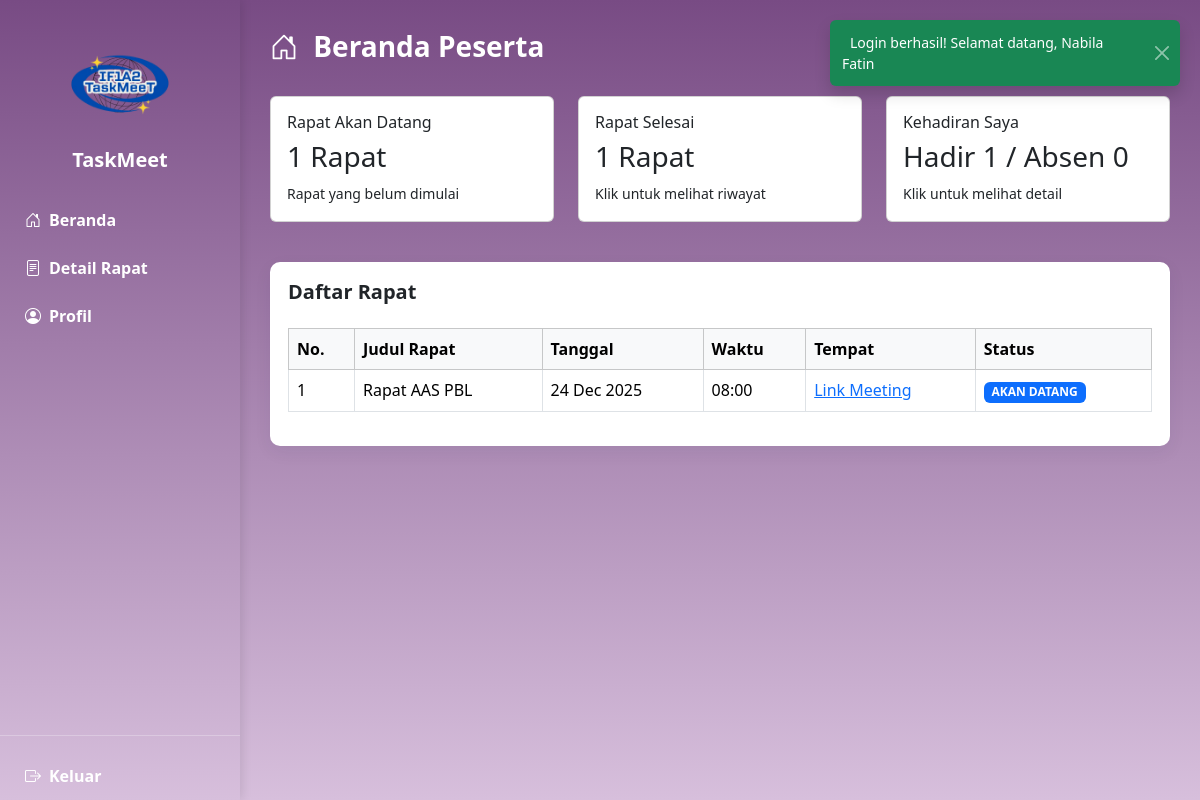
/user_side/dashboard_p/dashboard_pengguna.php (signed in), run on the app's committed database.
### tables this page shows
CREATE TABLE `agendas` (
  `id` int(11) NOT NULL,
  `judul_rapat` varchar(255) NOT NULL,
  `jurusan` varchar(100) NOT NULL,
  `tanggal` date NOT NULL,
  `waktu` time NOT NULL,
  `lokasi` varchar(255) NOT NULL,
  `tipe_tempat` enum('offline','online') DEFAULT 'offline',
  `tempat_detail` text NOT NULL,
  `host` varchar(100) NOT NULL,
  `status` enum('akan datang','berlangsung','selesai') DEFAULT 'akan datang',
  `created_at` timestamp NOT NULL DEFAULT current_timestamp()
);

### user_side/dashboard_p/dashboard_pengguna.php (the view, shortened to what this page needs)
<?php
require_once '../profile/koneksi.php';
 $user_id = $_SESSION['user_id'];
 $sql = "SELECT a.id, a.judul_rapat, a.tanggal, a.waktu, a.lokasi, a.status
        FROM agendas a
        JOIN agenda_participants ap ON a.id = ap.agenda_id
        WHERE ap.user_id = ?
        AND a.status IN ('akan datang', 'berlangsung')
        ORDER BY a.tanggal ASC, a.waktu ASC";
 $stmt = $koneksi->prepare($sql);
 $stmt->bind_param("i", $user_id);
 $stmt->execute();
 $rapat_aktif = $stmt->get_result();
 $sql1 = "SELECT COUNT(*)
        FROM agendas a
        JOIN agenda_participants ap ON a.id = ap.agenda_id
        WHERE ap.user_id = ?
        AND a.status = 'akan datang'";
 $stmt1 = $koneksi->prepare($sql1);
 $stmt1->bind_param("i", $user_id);
 $stmt1->execute();
 $total_upcoming = $stmt1->get_result()->fetch_row()[0];
 $sql2 = "SELECT COUNT(*)
        FROM agendas a
        JOIN agenda_participants ap ON a.id = ap.agenda_id
        WHERE ap.user_id = ?
        AND a.status = 'selesai'";
 $stmt2 = $koneksi->prepare($sql2);
 $stmt2->bind_param("i", $user_id);
 $stmt2->execute();
 $total_finished = $stmt2->get_result()->fetch_row()[0];
 $sql3 = "SELECT
            SUM(CASE WHEN ap.status_kehadiran='hadir' THEN 1 ELSE 0 END) AS hadir,
            SUM(CASE WHEN ap.status_kehadiran='tidak_hadir' THEN 1 ELSE 0 END) AS absen
        FROM agenda_participants ap
        WHERE ap.user_id = ?";
 $stmt3 = $koneksi->prepare($sql3);
 $stmt3->bind_param("i", $user_id);
 $stmt3->execute();
 $kehadiran = $stmt3->get_result()->fetch_assoc();
?>
<!DOCTYPE html>
<html lang="id">
<head>
  <link href="https://cdn.jsdelivr.net/npm/bootstrap@5.3.2/dist/css/bootstrap.min.css" rel="stylesheet">
  <link href="https://cdn.jsdelivr.net/npm/bootstrap-icons@1.11.1/font/bootstrap-icons.css" rel="stylesheet">
</head>
<body>
  <div class="sidebar" id="sidebar">
    <div class="text-center mb-4">
      <img src="../../admin_side/format_gambar/logo.png" width="110" class="rounded-circle mb-2">
      <h5 class="fw-bold">TaskMeet</h5>
    </div>
    <a class="fw-bold" href="dashboard_pengguna.php"><i class="bi bi-house-door me-2"></i> Beranda</a>
    <a class="fw-bold" href="../detail/detail_rapat.php"><i class="bi bi-file-text me-2"></i> Detail Rapat</a>
    <a class="fw-bold" href="../profile/profil_pengguna.php"><i class="bi bi-person-circle me-2"></i> Profil</a>
    <div class="position-absolute bottom-0 w-100">
      <hr>
      <a class="fw-bold" href="../../autentikasi/logout.php"><i class="bi bi-box-arrow-right me-2"></i> Keluar</a>
    </div>
  </div>
  <div class="main-content">
    <div class="d-flex justify-content-between align-items-center mb-4">
      <h3 class="fw-bold text-white"><i class="bi bi-house-door me-2"></i> Beranda Peserta</h3>
      <div class="d-flex align-items-center fw-bold">
        <span class="me-2 text-white">Selamat Datang, <?php echo $_SESSION['full_name']; ?>!</span>
      </div>
    </div>
    <div class="row mb-4">
      <div class="col-md-4 mb-3">
        <div class="card card-click">
          <div class="card-body">
            <h6>Rapat Akan Datang</h6>
            <h3><?= $total_upcoming ?> Rapat</h3>
            <small>Rapat yang belum dimulai</small>
          </div>
        </div>
      </div>
      <div class="col-md-4 mb-3">
        <div class="card card-click" onclick="window.location.href='../detail/detail_rapat.php'">
          <div class="card-body">
            <h6>Rapat Selesai</h6>
            <h3><?= $total_finished ?> Rapat</h3>
            <small>Klik untuk melihat riwayat</small>
          </div>
        </div>
      </div>
      <div class="col-md-4 mb-3">
        <div class="card card-click" onclick="window.location.href='../detail/detail_rapat.php'">
          <div class="card-body">
            <h6>Kehadiran Saya</h6>
            <h3>Hadir <?= $kehadiran['hadir'] ?? 0 ?> / Absen <?= $kehadiran['absen'] ?? 0 ?></h3>
            <small>Klik untuk melihat detail</small>
          </div>
        </div>
      </div>
    </div>
    <div class="row g-3">
      <div class="col-lg-12">
        <div class="card-rail">
          <h5 class="fw-bold mb-4">Daftar Rapat</h5>
          <div class="table-responsive">
            <table class="table table-bordered bg-white table-hover">
              <thead class="table-light">
                <tr>
                  <th>No.</th>
                  <th>Judul Rapat</th>
                  <th>Tanggal</th>
                  <th>Waktu</th>
                  <th>Tempat</th>
                  <th>Status</th>
                </tr>
              </thead>
              <tbody>
              <?php
                $no = 1;
                if ($rapat_aktif->num_rows == 0):
              ?>
                <tr>
                  <td colspan="6" class="text-center text-muted">Tidak ada rapat aktif.</td>
                </tr>
              <?php
                else:
                  while ($row = $rapat_aktif->fetch_assoc()):
                    $statusClass = ($row['status'] === 'berlangsung') ? 'bg-warning text-dark' : 'bg-primary';
              ?>
                <tr>
                  <td><?= $no++ ?></td>
                  <td><?= htmlspecialchars($row['judul_rapat']) ?></td>
                  <td><?= date('d M Y', strtotime($row['tanggal'])) ?></td>
                  <td><?= substr($row['waktu'], 0, 5) ?></td>
                  <td>
                      <?php
                      if (filter_var($row['lokasi'], FILTER_VALIDATE_URL)) {
                          echo '<a href="' . htmlspecialchars($row['lokasi']) . '" target="_blank" class="text-primary">Link Meeting</a>';
                      } else {
                          echo htmlspecialchars($row['lokasi']);
                      }
                      ?>
                  </td>
                  <td><span class="badge <?= $statusClass ?>"><?= strtoupper($row['status']) ?></span></td>
                </tr>
              <?php
                  endwhile;
                endif;
              ?>
              </tbody>
            </table>
          </div>
        </div>
      </div>
    </div>
  </div>
  <div class="notification-container">
    <div class="toast login-toast align-items-center text-white bg-success border-0" role="alert" aria-live="assertive" aria-atomic="true" id="loginSuccessToast">
      <div class="d-flex">
        <div class="toast-body">
          Login berhasil! Selamat datang, <?php echo $_SESSION['full_name']; ?>
        </div>
        <button type="button" class="btn-close btn-close-white me-2 m-auto" data-bs-dismiss="toast" aria-label="Close"></button>
      </div>
    </div>
  </div>
</body>
</html>

### user_side/dashboard_p/dashboard_pengguna.php (style rules this page uses)
body { background: linear-gradient(180deg, #784B84, #D7BFDC); min-height: 100vh; }
.sidebar { width: 240px; background: linear-gradient(180deg, #784B84, #D7BFDC); color: #fff; height: 100vh; position: fixed; padding-top: 30px; box-shadow: 2px 0 10px rgba(0, 0, 0, .1); transition: 0.3s; z-index: 999; }
.sidebar a { display: flex; align-items: center; padding: 12px 25px; color: #fff; text-decoration: none; transition: 0.3s; }
.main-content { margin-left: 240px; padding: 30px; transition: 0.3s; }
.card-rail { background: #fff; border-radius: 10px; padding: 18px; box-shadow: 0 6px 18px rgba(18, 38, 63, .06); }
.card-click { cursor: pointer; transition: 0.25s; }
.notification-container { position: fixed; top: 20px; right: 20px; z-index: 9999; }
.login-toast { min-width: 300px; }

### data on the page
agendas: judul_rapat "Rapat AAS PBL", tanggal "24 Dec 2025", waktu "08:00", status "AKAN DATANG"

### other printed values
$total_upcoming "1"
$total_finished "1"
$kehadiran['hadir'] "1"
$kehadiran['absen'] "0"
$_SESSION['full_name'] "Nabila Fatin"
